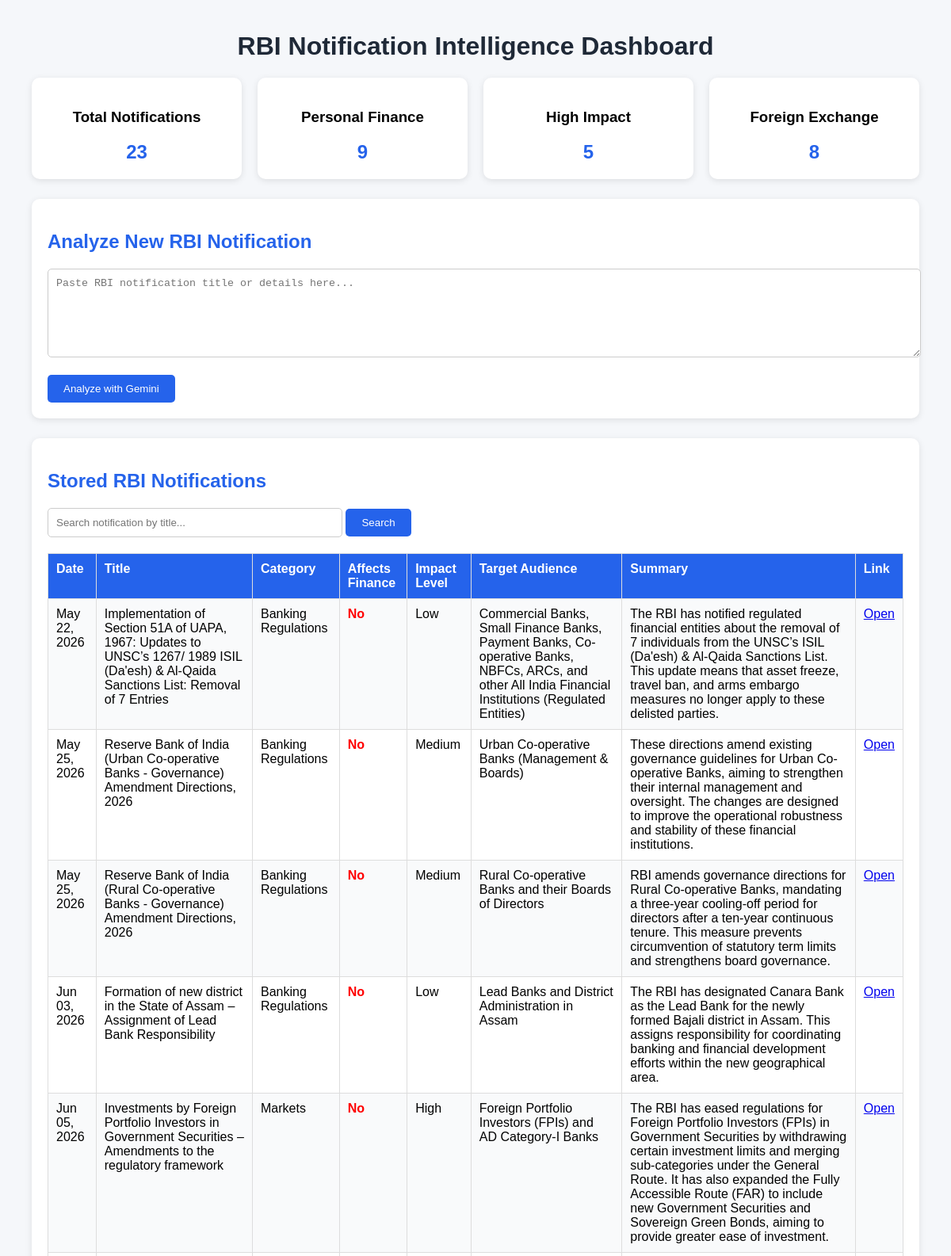
The page / (upper part) on the database its author committed.
### tables this page shows
CREATE TABLE notifications(
    id INTEGER PRIMARY KEY AUTOINCREMENT,
    date TEXT,
    source TEXT,
    title TEXT,
    link TEXT UNIQUE,
    main_text TEXT,
    category TEXT,
    affects_finance INTEGER
, gemini_category TEXT, gemini_affects_finance INTEGER, gemini_summary TEXT, gemini_reason TEXT, impact_level TEXT, target_audience TEXT);

### app.py (the view, shortened to what this page needs)
@app.route("/", methods=["GET", "POST"])
def home():
    result = None
    search = request.args.get("search", "")
    conn = sqlite3.connect("finance_digest.db")
    cursor = conn.cursor()
    cursor.execute("SELECT COUNT(*) FROM notifications")
    total_notifications = cursor.fetchone()[0]
    cursor.execute("""
    SELECT COUNT(*)
    FROM notifications
    WHERE gemini_affects_finance = 1
    """)
    personal_finance_count = cursor.fetchone()[0]
    cursor.execute("""
    SELECT COUNT(*)
    FROM notifications
    WHERE impact_level = 'High'
    """)
    high_impact_count = cursor.fetchone()[0]
    cursor.execute("""
    SELECT COUNT(*)
    FROM notifications
    WHERE gemini_category = 'Foreign Exchange'
    """)
    foreign_exchange_count = cursor.fetchone()[0]
    if search:
        cursor.execute("""
        SELECT date,
               title,
               gemini_category,
               gemini_affects_finance,
               impact_level,
               target_audience,
               gemini_summary,
               link
        FROM notifications
        WHERE title LIKE ?
        ORDER BY id DESC
        """, (f"%{search}%",))
    else:
        cursor.execute("""
        SELECT date,
               title,
               gemini_category,
               gemini_affects_finance,
               impact_level,
               target_audience,
               gemini_summary,
               link
        FROM notifications
        ORDER BY id DESC
        """)
    notifications = cursor.fetchall()
    conn.close()
    return render_template(
        "index.html",
        notifications=notifications,
        result=result,
        search=search,
        total_notifications=total_notifications,
        personal_finance_count=personal_finance_count,
        high_impact_count=high_impact_count,
        foreign_exchange_count=foreign_exchange_count
    )

### templates/index.html (shortened to what this page needs)
<!DOCTYPE html>
<html>
<head>
</head>
<body>
<h1>RBI Notification Intelligence Dashboard</h1>
<div class="stats-container">
    <div class="stat-card">
        <h3>Total Notifications</h3>
        <h2>{{ total_notifications }}</h2>
    </div>
    <div class="stat-card">
        <h3>Personal Finance</h3>
        <h2>{{ personal_finance_count }}</h2>
    </div>
    <div class="stat-card">
        <h3>High Impact</h3>
        <h2>{{ high_impact_count }}</h2>
    </div>
    <div class="stat-card">
        <h3>Foreign Exchange</h3>
        <h2>{{ foreign_exchange_count }}</h2>
    </div>
</div>
<div class="card">
    <h2>Analyze New RBI Notification</h2>
    <form method="POST">
        <textarea
            name="notification"
            rows="6"
            placeholder="Paste RBI notification title or details here..."
            required></textarea>
        <br><br>
        <button type="submit">
            Analyze with Gemini
        </button>
    </form>
</div>
<div class="card">
    <h2>Stored RBI Notifications</h2>
    <form method="GET" style="margin-bottom:20px;">
        <input
            type="text"
            name="search"
            value="{{ search }}"
            placeholder="Search notification by title..."
            class="search-box">
        <button type="submit">
            Search
        </button>
    </form>
    <div class="table-container">
        <table>
            <tr>
                <th>Date</th>
                <th>Title</th>
                <th>Category</th>
                <th>Affects Finance</th>
                <th>Impact Level</th>
                <th>Target Audience</th>
                <th>Summary</th>
                <th>Link</th>
            </tr>
            {% for row in notifications %}
            <tr>
                <td>{{ row[0] }}</td>
                <td>{{ row[1] }}</td>
                <td>{{ row[2] }}</td>
                <td>
                    {% if row[3] == 1 %}
                        <span class="yes">Yes</span>
                    {% else %}
                        <span class="no">No</span>
                    {% endif %}
                </td>
                <td>{{ row[4] }}</td>
                <td>{{ row[5] }}</td>
                <td>{{ row[6] }}</td>
                <td>
                    <a href="{{ row[7] }}" target="_blank">
                        Open
                    </a>
                </td>
            </tr>
            {% endfor %}
        </table>
    </div>
</div>
</body>
</html>

### templates/index.html (style rules this page uses)
body { font-family: Arial, sans-serif; margin:40px; background:#f5f7fa; }
h1 { text-align:center; color:#1f2937; }
h2 { color:#2563eb; }
.card { background:white; padding:20px; border-radius:10px; margin-bottom:25px; box-shadow:0 2px 8px rgba(0,0,0,0.1); }
.stats-container { display:flex; gap:20px; flex-wrap:wrap; margin-bottom:25px; }
.stat-card { flex:1; min-width:180px; background:white; padding:20px; border-radius:10px; text-align:center; box-shadow:0 2px 8px rgba(0,0,0,0.1); }
.stat-card h2 { margin:10px 0 0; }
textarea { width:100%; padding:10px; border-radius:5px; border:1px solid #ccc; }
button { background:#2563eb; color:white; border:none; padding:10px 20px; border-radius:5px; cursor:pointer; }
table { width:100%; border-collapse:collapse; background:white; }
th,td { border:1px solid #ddd; padding:10px; text-align:left; vertical-align:top; }
th { background:#2563eb; color:white; }
tr:nth-child(even) { background:#f9fafb; }
.no { color:red; font-weight:bold; }
.table-container { overflow-x:auto; }
.search-box { width:350px; padding:10px; border:1px solid #ccc; border-radius:5px; }

### rows shown on the page
notifications: date "May 22, 2026", title "Implementation of Section 51A of UAPA, 1967: Updates to UNSC’s 1267/ 1989 ISIL (Da'esh) & Al-Qaida Sanctions List: Removal of 7 Entries", gemini_category "Banking Regulations", gemini_affects_finance "No", impact_level "Low", target_audience "Commercial Banks, Small Finance Banks, Payment Banks, Co-operative Banks, NBFCs, ARCs, and other All India Financial Institutions (Regulated Entities)", gemini_summary "The RBI has notified regulated financial entities about the removal of 7 individuals from the UNSC’s ISIL (Da'esh) & Al-Qaida Sanctions List. This update means that asset freeze, travel ban, and arms embargo measures no longer apply to these delisted parties."
notifications: date "May 25, 2026", title "Reserve Bank of India (Urban Co-operative Banks - Governance) Amendment Directions, 2026", gemini_category "Banking Regulations", gemini_affects_finance "No", impact_level "Medium", target_audience "Urban Co-operative Banks (Management & Boards)", gemini_summary "These directions amend existing governance guidelines for Urban Co-operative Banks, aiming to strengthen their internal management and oversight. The changes are designed to improve the operational robustness and stability of these financial institutions."
notifications: date "May 25, 2026", title "Reserve Bank of India (Rural Co-operative Banks - Governance) Amendment Directions, 2026", gemini_category "Banking Regulations", gemini_affects_finance "No", impact_level "Medium", target_audience "Rural Co-operative Banks and their Boards of Directors", gemini_summary "RBI amends governance directions for Rural Co-operative Banks, mandating a three-year cooling-off period for directors after a ten-year continuous tenure. This measure prevents circumvention of statutory term limits and strengthens board governance."
notifications: date "Jun 03, 2026", title "Formation of new district in the State of Assam – Assignment of Lead Bank Responsibility", gemini_category "Banking Regulations", gemini_affects_finance "No", impact_level "Low", target_audience "Lead Banks and District Administration in Assam", gemini_summary "The RBI has designated Canara Bank as the Lead Bank for the newly formed Bajali district in Assam. This assigns responsibility for coordinating banking and financial development efforts within the new geographical area."
notifications: date "Jun 05, 2026", title "Investments by Foreign Portfolio Investors in Government Securities – Amendments to the regulatory framework", gemini_category "Markets", gemini_affects_finance "No", impact_level "High", target_audience "Foreign Portfolio Investors (FPIs) and AD Category-I Banks", gemini_summary "The RBI has eased regulations for Foreign Portfolio Investors (FPIs) in Government Securities by withdrawing certain investment limits and merging sub-categories under the General Route. It has also expanded the Fully Accessible Route (FAR) to include new Government Securities and Sovereign Green Bonds, aiming to provide greater ease of investment."

### other values the page prints
{{ total_notifications }} "23"
{{ personal_finance_count }} "9"
{{ high_impact_count }} "5"
{{ foreign_exchange_count }} "8"
